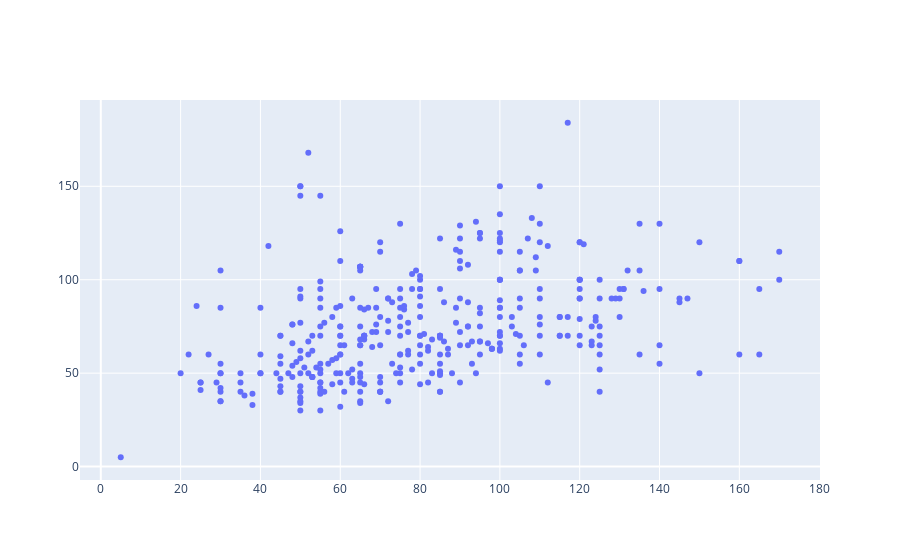

Notebook code cell kept with this figure:
### Code cell
# Attack/defense of generations 4-6
scatter = go.Scatter(
    x = df[df['Generation'] >= 4]['Attack'],
    y = df[df['Generation'] >= 4]['Defense'],
    mode='markers'
)
fig2 = go.Figure(data=scatter);
fig2.show()

### Figure 1 — Plotly figure (JSON) as saved in the notebook; plotly's stock layout.template omitted (floating-point values rounded to 4 significant figures; data arrays with more than 128 entries replaced by an {"elided": "..."} marker saying what was removed)
{"data": [{"mode": "markers", "type": "scatter", "x": {"elided": "368 int values"}, "y": {"elided": "368 int values"}}], "layout": {"autosize": true, "xaxis": {"autorange": true, "range": [-6.068, 181.1], "type": "linear"}, "yaxis": {"autorange": true, "range": [-9.772, 198.8], "type": "linear"}}}
